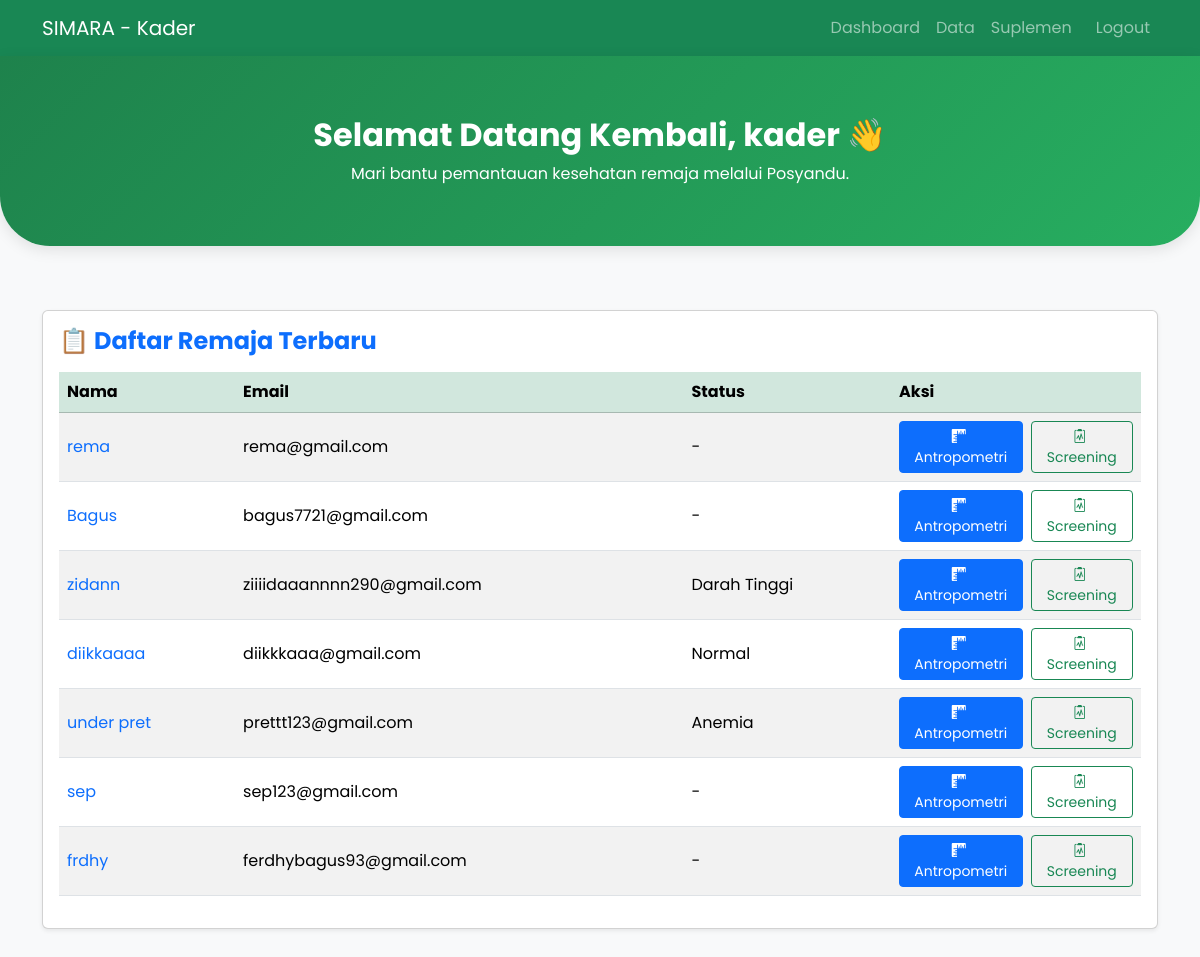
The page /kader/dashboard.php (signed in) on the database its author committed.
### tables this page shows
CREATE TABLE `users` (
  `id` int(11) NOT NULL,
  `nama` varchar(150) NOT NULL,
  `no_hp` varchar(15) NOT NULL,
  `email` varchar(150) NOT NULL,
  `password` varchar(255) NOT NULL,
  `role` enum('remaja','kader','admin') NOT NULL,
  `created_at` timestamp NOT NULL DEFAULT current_timestamp(),
  `kecamatan_id` int(11) DEFAULT NULL,
  `kelurahan_id` int(11) DEFAULT NULL,
  `sekolah_id` int(11) DEFAULT NULL,
  `alamat` text DEFAULT NULL,
  `status_kesehatan` varchar(50) DEFAULT NULL
);

### kader/dashboard.php (the view, shortened to what this page needs)
<?php
require_once __DIR__.'/../config/db.php';
$nama = $_SESSION['nama'];
$remaja = mysqli_query($conn, "SELECT id, nama, email, alamat, no_hp, status_kesehatan FROM users WHERE role='remaja' ORDER BY created_at DESC LIMIT 20");
?>
<!doctype html>
<html lang="id">
<head>
  <link href="/assets/css/style.css" rel="stylesheet">
  <link href="https://cdn.jsdelivr.net/npm/bootstrap@5.3.3/dist/css/bootstrap.min.css" rel="stylesheet">
  <link href="https://cdn.jsdelivr.net/npm/bootstrap-icons@1.11.1/font/bootstrap-icons.css" rel="stylesheet">
</head>
<body>
  <?php include 'navbar.php'; ?>
  <div class="hero-header" id="heroHeader">
    <h2 class="fw-bold mb-2">Selamat Datang Kembali, <?= htmlspecialchars($nama) ?> 👋</h2>
    <p class="mb-0">Mari bantu pemantauan kesehatan remaja melalui Posyandu.</p>
  </div>
  <div class="container py-5">
    <div class="card p-3 mt-3 shadow-sm dashboard-card">
      <h4 class="mb-3 text-primary fw-bold">📋 Daftar Remaja Terbaru</h4>
      <table class="table table-striped align-middle">
        <thead class="table-success">
          <tr>
            <th>Nama</th>
            <th>Email</th>
            <th>Status</th>
            <th width="250">Aksi</th>
          </tr>
        </thead>
        <tbody>
          <?php while($r = mysqli_fetch_assoc($remaja)): ?>
          <tr>
            <td>
              <a href="#"
                 class="nama-link"
                 data-nama="<?= htmlspecialchars($r['nama']) ?>"
                 data-alamat="<?= htmlspecialchars($r['alamat']) ?>"
                 data-hp="<?= htmlspecialchars($r['no_hp']) ?>">
                 <?= htmlspecialchars($r['nama']) ?>
              </a>
            </td>
            <td><?= htmlspecialchars($r['email']) ?></td>
            <td><?= $r['status_kesehatan'] ? htmlspecialchars($r['status_kesehatan']) : '-' ?></td>
            <td>
              <div class="d-flex gap-2">
                <a href="input_antropometri.php?uid=<?= $r['id'] ?>" class="btn btn-sm btn-primary">
                  <i class="bi bi-rulers me-1"></i> Antropometri
                </a>
                <a href="input_screening.php?uid=<?= $r['id'] ?>" class="btn btn-sm btn-outline-success">
                  <i class="bi bi-clipboard2-pulse me-1"></i> Screening
                </a>
              </div>
            </td>
          </tr>
          <?php endwhile; ?>
        </tbody>
      </table>
    </div>
  </div>
</body>
</html>

### kader/navbar.php (shortened to what this page needs)
<nav class="navbar navbar-expand-lg navbar-dark bg-success">
 <div class="container">
  <a class="navbar-brand" href="/index.php">SIMARA - Kader</a>
  <div class="collapse navbar-collapse" id="navk">
    <ul class="navbar-nav ms-auto">
      <li class="nav-item"><a class="nav-link" href="dashboard.php">Dashboard</a></li>
      <li class="nav-item"><a class="nav-link" href="view.php">Data</a></li>
      <li class="nav-item"><a class="nav-link" href="input_suplemen.php">Suplemen</a></li>
      <li class="nav-item"><a class="nav-link btn btn-outline-light ms-2" href="logout.php">Logout</a></li>
    </ul>
  </div>
 </div>
</nav>

### assets/css/style.css (style rules this page uses)
body { font-family: 'Poppins', sans-serif; background:#f8fafc; }
.card { border-radius:12px; box-shadow:0 6px 18px rgba(0,0,0,0.06); border:none; }
.btn-primary { background:#3b82f6; border-color:#3b82f6; }

### kader/dashboard.php (style rules this page uses)
body { background-color: #f8f9fa; font-family: 'Poppins', sans-serif; }
.hero-header { background: linear-gradient(135deg, #1e824c, #27ae60); color: #fff; padding: 60px 20px; border-bottom-left-radius: 50px; border-bottom-right-radius: 50px; text-align: center; box-shadow: 0 4px 15px rgba(0,0,0,0.1); opacity: 0; transform: translateY(-40px); transition: opacity 0.8s ease, transform 0.8s ease; }
.hero-header.show { opacity: 1; transform: translateY(0); }
.dashboard-card { opacity: 0; transform: translateY(30px); transition: opacity 0.8s ease, transform 0.8s ease; }
.dashboard-card.show { opacity: 1; transform: translateY(0); }
tbody tr { opacity: 0; transform: translateY(20px); }
tbody tr.show-row { opacity: 1; transform: translateY(0); transition: opacity 0.6s ease, transform 0.6s ease; }
a.nama-link { text-decoration: none; color: #0d6efd; cursor: pointer; }
.btn { transition: transform 0.2s ease, box-shadow 0.2s ease; }

### rows shown on the page
users: nama "rema", email "rema@gmail.com"
users: nama "Bagus", email "bagus7721@gmail.com"
users: nama "zidann", email "ziiiidaaannnn290@gmail.com", status_kesehatan "Darah Tinggi"
users: nama "diikkaaaa", email "diikkkaaa@gmail.com", status_kesehatan "Normal"
users: nama "under pret", email "prettt123@gmail.com", status_kesehatan "Anemia"
users: nama "sep", email "sep123@gmail.com"
users: nama "frdhy", email "ferdhybagus93@gmail.com"

### other values the page prints
$nama "kader"
